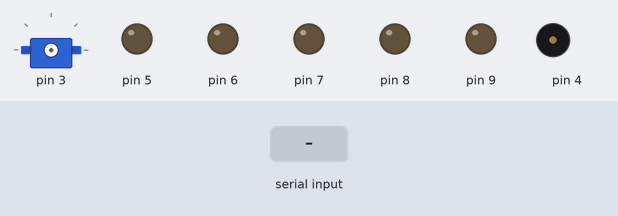
Recording of a sketch running on a simulated Arduino Uno, built with avr-gcc and run on an emulated ATmega328P. On the bench: servo, output pins drawn as LEDs (lit = HIGH), buzzer (waves = sounding). Dashed ring = blinking. The test bench sets the inputs (shaded band).

Above: at 1.2 s.
1.3 s: "d90\n" received over the second serial link
At 1.7 s:
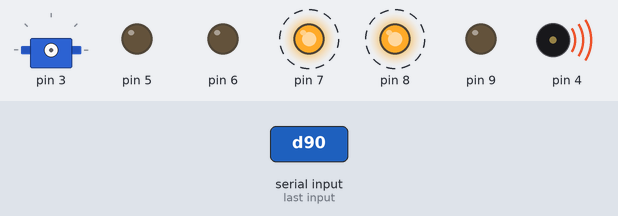
4.3 s: "g\n" received over the second serial link
5.8 s: "d,45\n" received over the second serial link
At 6.2 s:
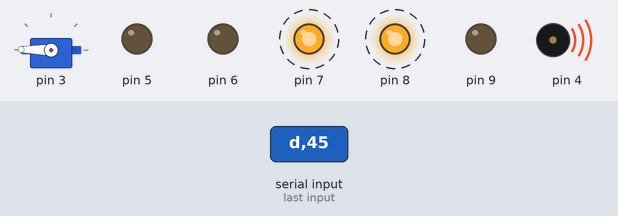
8.8 s: "e90\n" received over the second serial link
At 11.8 s:
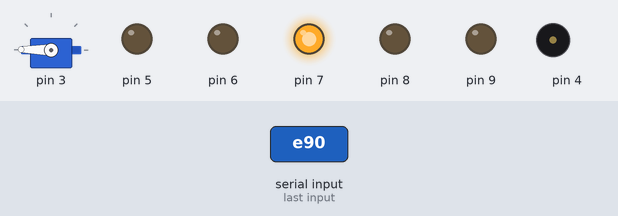
Timing chart, 0 to 12.8 s (numbered marks = the images above; inputs shaded):
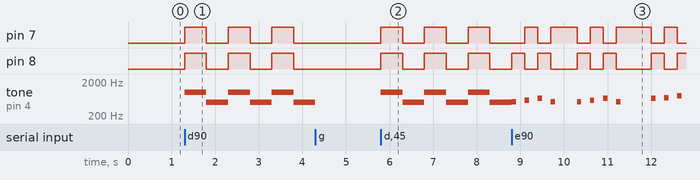

Measured:
- after the input at 1.3 s, pin 7, pin 8: alternates HIGH for 0.50 s and LOW for 0.50 s, starting at once; tone on pin 4: alternates 1000 Hz for 0.50 s and 500 Hz for 0.50 s, starting at once
- after the input at 5.8 s, pin 7, pin 8: alternates HIGH for 0.50 s and LOW for 0.50 s, starting at once; tone on pin 4: alternates 1000 Hz for 0.50 s and 500 Hz for 0.50 s, starting at once
- after the input at 8.8 s, pin 7: LOW → HIGH after 0.30 s, → LOW 0.30 s later, → HIGH 0.30 s later, → LOW 0.60 s later, … (10 changes in this stretch); pin 8: LOW → HIGH at once, → LOW 0.30 s later, → HIGH 0.30 s later, → LOW 0.30 s later, … (11 changes in this stretch)

The sketch:

Ordina.ino
```cpp
#include <Arduino.h>
#include <SoftwareSerial.h>
#include <Servo.h>

#include "LED.h"
#include "RGB.h"
#include "Buzzer.h"
#include "ServoMotor.h"
#include "Bluetooth.h"

//Instance variables with the pin numbers as parameters
Bluetooth bluetooth(10, 11);   //BLE RX to TX arduino(11), BLE TX to RX arduino(10)
ServoMotor servo(3);
Buzzer buzzer(4);
RGB rgbLed(9, 6, 5);
LED led1(8);
LED led2(7);

int angle;

void setup()  {
  Serial.begin(9600);
  bluetooth.begin(9600);
}

void loop() {
  if (bluetooth.available() > 0) {
    char input = bluetooth.read();

    switch (input)  {
    case 'a':
      led1.powerLED(bluetooth.getNextChar() == '1');
      break;
    case 'b':
      led2.powerLED(bluetooth.getNextChar() == '1');
      break;
    case'c':
      rgbLed.setColor(bluetooth.getNextChar());
      break;
    case 'd':
      buzzer.playAlarm(led1, led2);
      break;
    case 'e':
      buzzer.playVaderJacob(led1, led2);
      break;
    case 'f':
      buzzer.playCustomSound();
      break;
    case 'g':
      angle = bluetooth.getServoAngle();
      servo.setAngle(angle, 50);
      break;
    case 'h':
      rgbLed.showGradient();
      break;
    case 'i':
      //Add here the call to the method for challenge IV
      break;
    case 'r':
      resetAllComponents();
      break;
    default:
      break;
    }
  }
}

void resetAllComponents()  {
  led1.reset();
  led2.reset();
  rgbLed.reset();
  servo.reset();
  bluetooth.println("y"); //Central is waiting for "y" before it will disconnect
}
```

Bluetooth.cpp
```cpp
#include <SoftwareSerial.h>

#include "Bluetooth.h"

Bluetooth::Bluetooth(int rx, int tx) : SoftwareSerial(rx, tx) {}

char Bluetooth::getNextChar() {
  int count = 0;
  char input = '\0';

  while (count == 0) {
    if (available() > 0) {
      input = read();
      count++;
    }
  }
  return input;
}

int Bluetooth::getServoAngle() {
  String angleStr = "";
  char input = '\0';

  while (input != '\n') {
    if (available() > 0)  {
      input = read();
      if (input != '\n')  {
        angleStr += input;
      }
    }
  }
  return angleStr.toInt();
};
```

Bluetooth.h
```cpp
class Bluetooth: public SoftwareSerial {

  public:
   Bluetooth(int rx, int tx);
   char getNextChar();
   int getServoAngle();
};
```

Buzzer.cpp
```cpp
#include <Arduino.h>
#include <SoftwareSerial.h>

#include "LED.h"
#include "Buzzer.h"

Buzzer::Buzzer(int pin) {
  _pin = pin;
  pinMode(_pin, OUTPUT);
}

void Buzzer::playAlarm(LED led1, LED led2)  {
  bool stateLED1 = led1.getState();
  bool stateLED2 = led2.getState();

  long startTimer = millis();
  while (millis() - startTimer < 3000) {    //Play alarm for 3 seconds (3000 ms)
      led1.powerLED(true);
      led2.powerLED(true);
      tone(_pin, 1000, 500);
      delay(500);

      led1.powerLED(false);
      led2.powerLED(false);
      tone(_pin, 500, 500);
      delay(500);
  }
  setLEDToPreviousState(led1, stateLED1, led2, stateLED2);
}

void Buzzer::playVaderJacob(LED led1, LED led2) {
  bool stateLED1 = led1.getState();
  bool stateLED2 = led2.getState();

  led1.powerLED(false);
  led2.powerLED(false);

  for(int i = 0; i < nCouplets; i++)  {
    for (int j = 0; j < 2; j++)   {
      for (int k = beginCouplet[i]; k < endCouplet[i]; k++) {
        if (k%2 == 0) {
            led1.powerLED(true);
            led2.powerLED(false);
        }
        else {
            led1.powerLED(false);
            led2.powerLED(true);
        }
        tone(_pin, frequencies[k], milliSec);
        delay(secondsRest[i]);
      }
      delay(300);
    }
    delay(200);
  }
  setLEDToPreviousState(led1, stateLED1, led2, stateLED2);
}

//Challenge III
void Buzzer::playCustomSound()  {
  //Add your code here
}

void Buzzer::setLEDToPreviousState(LED led1, bool wasOnLED1, LED led2, bool wasOnLED2) {
  led1.powerLED(wasOnLED1 ? true : false);
  led2.powerLED(wasOnLED2 ? true : false);
}
```

Buzzer.h
```cpp
class Buzzer  {

 public:
  Buzzer(int pin);
  void playAlarm(LED led1, LED led2);
  void playVaderJacob(LED led1, LED led2);
  void playCustomSound();

 private:
  void setLEDToPreviousState(LED led1, bool wasOnLED1, LED led2, bool wasOnLED2);
  int _pin;

  //Vader Jacob
  int frequencies[16] = {523, 587, 659, 523, 659, 699, 784, 784, 880, 784, 699, 659, 523, 523, 659, 523};
  int beginCouplet[4] = {0, 4, 7, 13};
  int endCouplet[4] = {4, 7, 13, 16};
  int secondsRest[4] = {300, 300, 300, 600};
  int nCouplets = (sizeof(endCouplet)/sizeof(int));
  int milliSec = 100;
};
```

Led.cpp
```cpp
#include <Arduino.h>
#include <SoftwareSerial.h>

#include "LED.h"

LED::LED(int pin)  {
  _pin = pin;
  pinMode(_pin, OUTPUT);
}

void LED::powerLED(bool state) {
  isOn = state;
  digitalWrite(_pin, state ? HIGH : LOW);
}

int LED::getPinNumber() {
  return _pin;
}

bool LED::getState() {
  return isOn;
}

void LED::reset()  {
  isOn = false;
  digitalWrite(_pin, LOW);
}
```

Led.h
```cpp
class LED{

 public:
  LED(int pin);
  void powerLED(bool state);
  bool getState();
  int getPinNumber();
  void reset();

 private:
  int _pin;
  bool isOn = false;
};
```

RGB.cpp
```cpp
#include <Arduino.h>
#include <SoftwareSerial.h>

#include "RGB.h"

RGB::RGB(int redPin, int greenPin, int bluePin) {
  _redPin = redPin;
  _greenPin = greenPin;
  _bluePin = bluePin;

  pinMode(_redPin, OUTPUT);
  pinMode(_greenPin, OUTPUT);
  pinMode(_bluePin, OUTPUT);

  discoStates[0] = off;
  discoStates[1] = red;
  discoStates[2] = yellow;
  discoStates[3] = green;
  discoStates[4] = aqua;
  discoStates[5] = blue;
  discoStates[6] = purple;

  nStates = sizeof(discoStates) / sizeof(int);
}

void RGB::setColor(char input)  {
  int index = input - '0';

  if (index >= 0 && index < nStates)  {
    writeColor(discoStates[index]);
  }
}

void RGB::writeColor(int rgbValues[3])  {
  analogWrite(_redPin, rgbValues[0]);
  analogWrite(_greenPin, rgbValues[1]);
  analogWrite(_bluePin, rgbValues[2]);
}

//Challenge II "Gradient"
void RGB::showGradient()  {
  //Add your code here
}

void RGB::reset() {
  writeColor(off);
}
```

RGB.h
```cpp
class RGB {

  public:
    RGB(int redPin, int greenPin, int bluePin);
    void setColor(char input);
    void showGradient();
    void reset();

  private:
     int _redPin;
     int _greenPin;
     int _bluePin;

     const int off[3] = {0, 0, 0};
     const int red[3] = {255, 0, 0};
     const int yellow[3] = {255, 255, 0};
     const int green[3] = {0, 255, 0};
     const int aqua[3] = {0, 255, 255};
     const int blue[3] = {0, 0, 255};
     const int purple[3] = {255, 0, 255};
     int *discoStates[7];
     int nStates;

     void writeColor(int rgbValues[3]);
};
```

ServoMotor.cpp
```cpp
#include <Arduino.h>
#include <SoftwareSerial.h>
#include <Servo.h>

#include "ServoMotor.h"

ServoMotor::ServoMotor(int pin) {
  _pin = pin;
}

void ServoMotor::setAngle(int angle, int milliSec)  {
  servo.attach(_pin);
  servo.write(maxAngle - angle);
  delay(milliSec);
  servo.detach();
}

void ServoMotor::reset()  {
  setAngle(maxAngle, 400);
}
```

ServoMotor.h
```cpp
/*
 * Servo angle: 0-179 (180 degrees).
 * Servo will be attached and detached in the setAngle() method, otherwise the servo is moving while changing RGB light.
 */

class ServoMotor  {

  public:
    ServoMotor(int pin);
    getAngle(SoftwareSerial &bluetooth);
    void setAngle(int angle, int milliSec);
    void reset();

  private:
    int _pin;
    Servo servo;
    const int maxAngle = 179;
};
```
